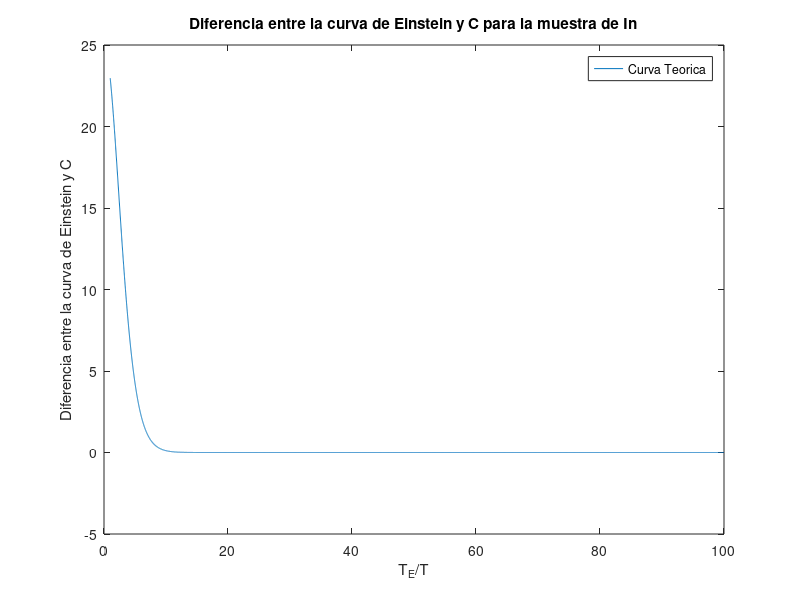

The MATLAB script that drew this image:
clear all; close all;
x = 1:0.01:100; 
R = 8.31446261815324; T = 185; % constante de los gases ideales R y temperatura promedio
c = 8.7532e-04; % <---------- SELECCIONAR calor especifico molar 
y =3*R*(x.^2).*((exp(x))./((exp(x)-1).^2)) - c;
plot (x,y); plot (x,y); xlabel('T_{E}/T'); ylabel('Diferencia entre la curva de Einstein y C'); legend('Curva Teorica'); title('Diferencia entre la curva de Einstein y C para la muestra de In')
print -djpeg -r100 temperaturamuestraindio.jpg
i = 1; n = 1; mj0(1) = 0; mn0(1) = 0;
while (y(i)>0)
  mj0(i) = x(i);
  i = i+1;
end
x(i-1)
y(i-1)
x(i)
y(i)
precision = 0.5*(y(i-1) - y(i))
xmed = 0.5*(x(i)+x(i-1))
TE = (0.5*(x(i)+x(i-1)))*T  
deltaTE = (xmed - x(i-1))*T